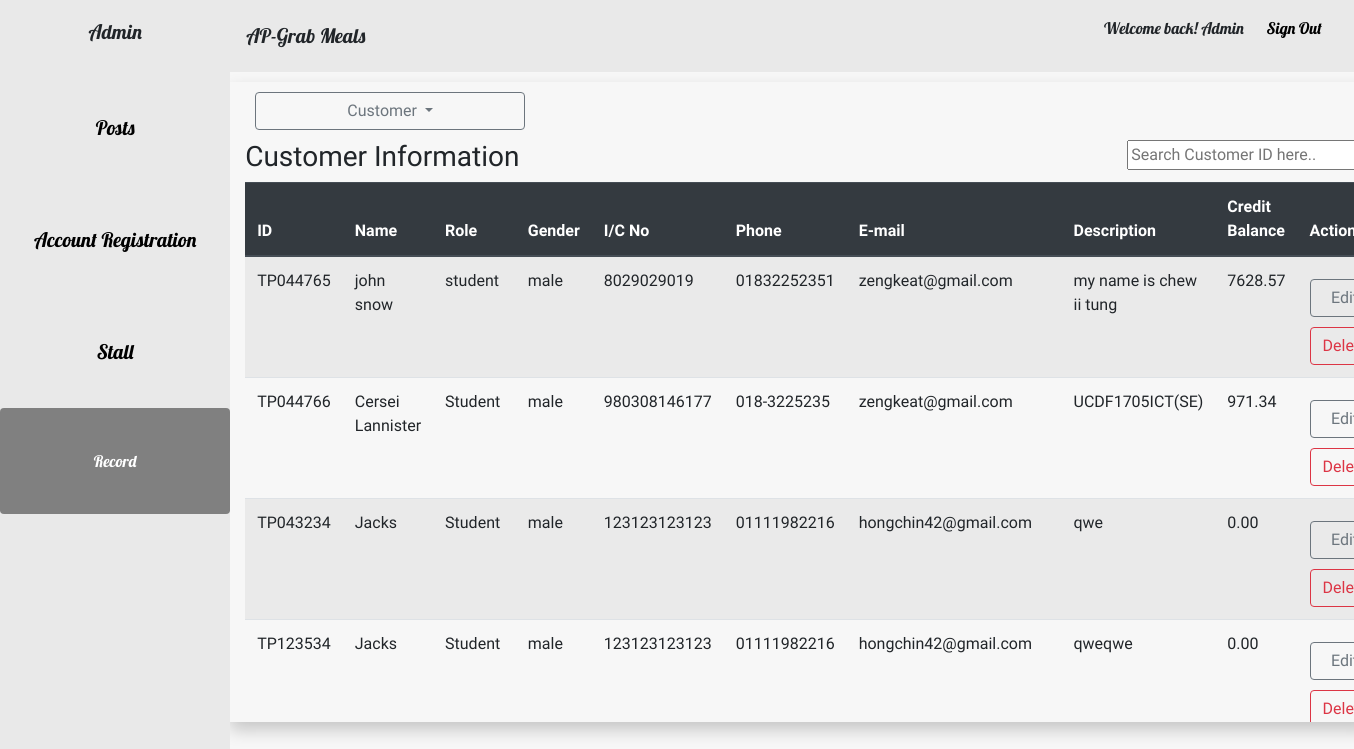
The page /online-meal-ordering-system/system-admin-app/database.php (signed in) on the database its author committed.
### tables this page shows
CREATE TABLE `customer` (
  `Customer_ID` varchar(255) NOT NULL,
  `Customer_Name` varchar(255) NOT NULL,
  `Customer_Password` varchar(255) NOT NULL,
  `Customer_Role` varchar(255) NOT NULL,
  `Customer_Gender` varchar(255) NOT NULL,
  `Customer_IC_No` varchar(255) NOT NULL,
  `Customer_Contact` varchar(255) NOT NULL,
  `Customer_Email` varchar(255) NOT NULL,
  `Customer_Description` varchar(255) NOT NULL,
  `Customer_Credit_Balance` varchar(255) NOT NULL,
  `Customer_File` varchar(255) NOT NULL
);

### online-meal-ordering-system/system-admin-app/database.php (the view, shortened to what this page needs)
<?php session_start();
	include("base.php");
?>
<div class="allall">
<div class="container tatata">
	<div class="dropdown">
			  	<a class="btn btn-outline-secondary mar dropdown-toggle idwnbym" href="#" role="button" id="dropdownMenuLink" data-toggle="dropdown" aria-haspopup="true" aria-expanded="false">
			    Customer
			  	</a>
			  	<div class="bomm">
			  		<form action="database.php" method="post">
			  			<h3 class="fff">Customer Information</h3>
			  			<input class="ff" type="text"  id="myInput" onkeyup="myFunction()" placeholder="Search Customer ID here..">
			  		</form>
			  	</div>
			</div>
		<div class="tatatata">
			<table class="table table-striped" id="myTable">
			<form><thead class="thead-dark">
				<tr>
					<th scope="col">ID</th>
					<th scope="col">Name</th>
					<th scope="col">Role</th>
					<th scope="col">Gender</th>
					<th scope="col">I/C No</th>
					<th scope="col">Phone</th>
					<th scope="col">E-mail</th>
					<th scope="col">Description</th>
					<th scope="col">Credit Balance</th>
					<th scope="col">Action</th>
				</tr>
			</thead>
				<tbody>
				<?php
					$sql = "SELECT * FROM customer";
					$result = mysqli_query($con, $sql);
					while($customer = mysqli_fetch_array($result)){
							$cusid = $customer['Customer_ID'];
							$cusname = $customer['Customer_Name'];
							$cusrole = $customer['Customer_Role'];
							$gender = $customer['Customer_Gender'];
							$icno = $customer['Customer_IC_No'];
							$contact = $customer['Customer_Contact'];
							$email = $customer['Customer_Email'];
							$description = $customer['Customer_Description'];
							$balance = $customer['Customer_Credit_Balance'];
							echo "<tr>";
							echo "<td>";
							echo "".$cusid."";
							echo "</td><td>";
							echo "".$cusname."";
							echo "</td><td>";
							echo "".$cusrole."";
							echo "</td><td>";
							echo "".$gender."";
							echo "</td><td>";
							echo "".$icno."";
							echo "</td><td>";
							echo "".$contact."";
							echo "</td><td>";
							echo "".$email."";
							echo "</td><td>";
							echo "".$description."";
							echo "</td><td>";
							echo "".$balance."";
							echo "</td><td>";
							echo "<a href='edit_cus.php?id=".$cusid."' name='edit' class='btnm btn btn-outline-secondary gogopower'>Edit</a>";
							echo "<a href='delete.php?name=".$cusid."' name='delete' class='btnm btn btn-outline-danger gogopower'>Delete</a><br>";
							echo "</td>";
							echo "</tr>";
					}
				?>
			</tbody></form>
		</table>
	</div>
</div>
</div>

### online-meal-ordering-system/system-admin-app/home.css (style rules this page uses)
html,body { background-color: #f7f7f7; }
.container { box-shadow: 0px 8px 16px 0px rgba(0,0,0,0.2)!important; width:1200px!important; }
.allall { width:83%; height:83%; float:right; }
.tatata { margin-top:10px; height:640px; overflow:auto; }
.tatatata { height:540px; width:100%; overflow:auto; }
.mar { margin:10px; }
.ff { float:right; }
.fff { float:left; width:400px; }
.idwnbym { width:270px; }
.gogopower { width:70px; margin-top:10px; }

### online-meal-ordering-system/system-admin-app/base.php (style rules this page uses)
body { font-family: 'Acme', sans-serif; }

### rows shown on the page
customer: Customer_ID "TP044765", Customer_Name "john snow", Customer_Role "student", Customer_Gender "male", Customer_IC_No "8029029019", Customer_Contact "01832252351", Customer_Email "zengkeat@gmail.com", Customer_Description "my name is chew ii tung", Customer_Credit_Balance "7628.57"
customer: Customer_ID "TP044766", Customer_Name "Cersei Lannister", Customer_Role "Student", Customer_Gender "male", Customer_IC_No "980308146177", Customer_Contact "018-3225235", Customer_Email "zengkeat@gmail.com", Customer_Description "UCDF1705ICT(SE)", Customer_Credit_Balance "971.34"
customer: Customer_ID "TP043234", Customer_Name "Jacks", Customer_Role "Student", Customer_Gender "male", Customer_IC_No "123123123123", Customer_Contact "01111982216", Customer_Email "hongchin42@gmail.com", Customer_Description "qwe", Customer_Credit_Balance "0.00"
customer: Customer_ID "TP123534", Customer_Name "Jacks", Customer_Role "Student", Customer_Gender "male", Customer_IC_No "123123123123", Customer_Contact "01111982216", Customer_Email "hongchin42@gmail.com", Customer_Description "qweqwe", Customer_Credit_Balance "0.00"
